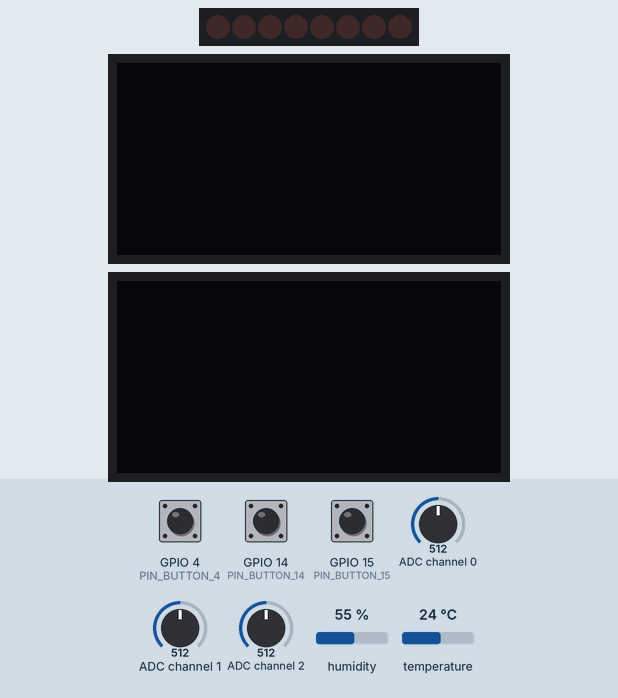
Recording of a program running on a simulated Raspberry Pi (BCM pin numbers). Shown: 8 shift-register outputs drawn as a row of LEDs (first output left, lit = HIGH), 2 × 128×64 one-colour display. The test bench sets the inputs (shaded band); at power-on: GPIO 4 (PIN_BUTTON_4) LOW, GPIO 14 (PIN_BUTTON_14) LOW, GPIO 15 (PIN_BUTTON_15) LOW, ADC channel 0 = 512, ADC channel 1 = 512, ADC channel 2 = 512, humidity 55 %, temperature 24 °C (analog values on the 0–1023 scale). What the program prints to the terminal is not drawn.

Above: at 1.4 s.
1.5 s: GPIO 4 (PIN_BUTTON_4) pulled HIGH for 1.2 s
At 2.5 s:
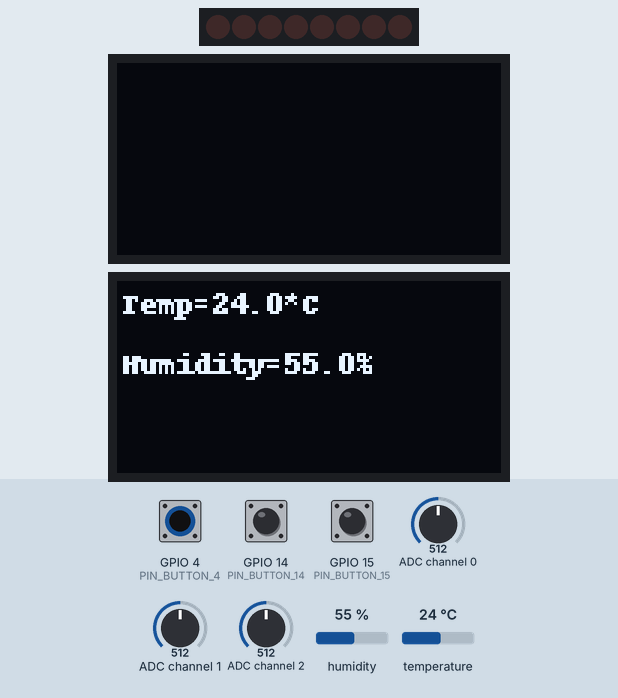
4.2 s: GPIO 14 (PIN_BUTTON_14) pulled HIGH for 1.2 s
At 5.0 s:
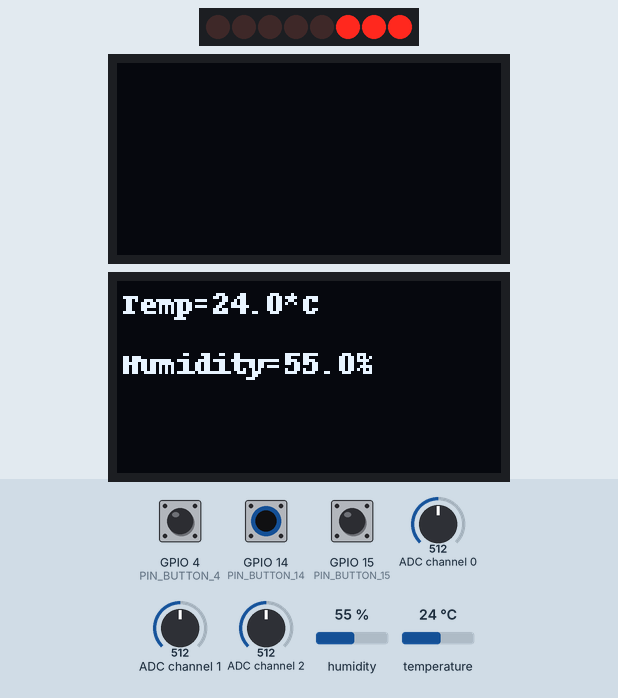
6.9 s: GPIO 15 (PIN_BUTTON_15) pulled HIGH for 1.2 s
At 7.7 s:
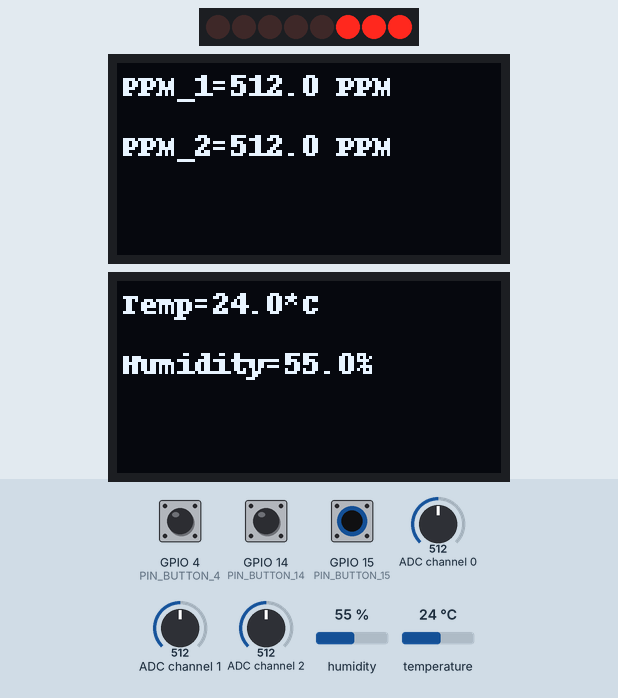
9.6 s: GPIO 14 (PIN_BUTTON_14) pulled HIGH for 1.2 s
At 10.7 s:
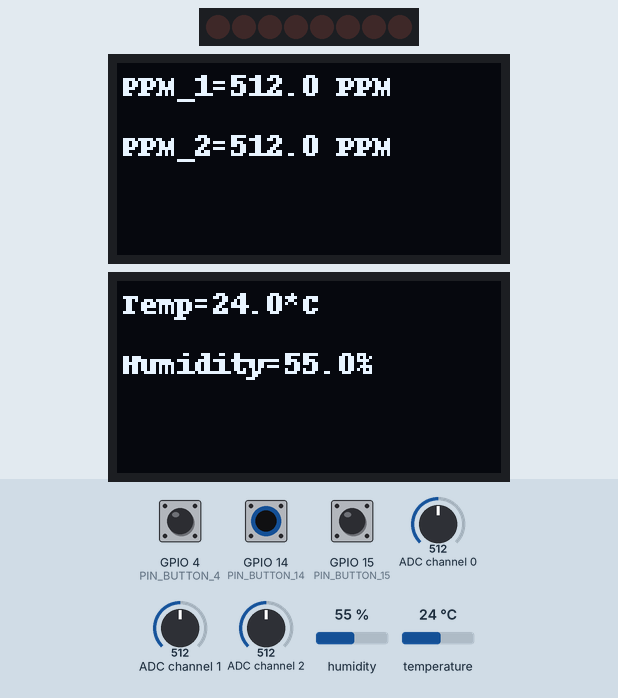
12.3 s: GPIO 4 (PIN_BUTTON_4) pulled HIGH for 1.2 s
At 13.5 s:
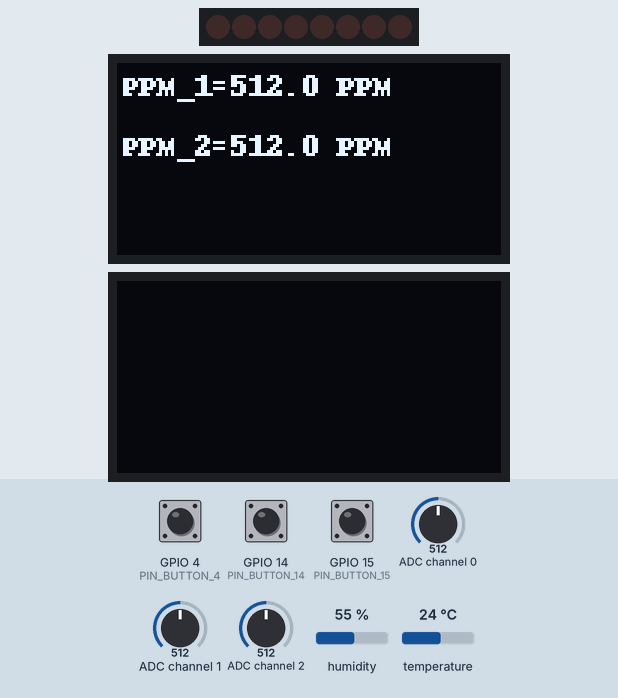
Timing chart, 0 to 15.3 s (numbered marks = the images above; inputs shaded):
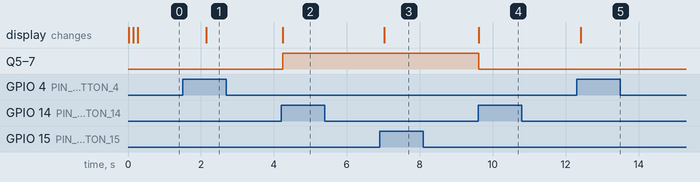

The program:

hat.py
```python
import time
import RPi.GPIO as GPIO
import Adafruit_GPIO.SPI as SPI
import Adafruit_MCP3008
import Adafruit_SSD1306
import Adafruit_DHT

from PIL import Image
from PIL import ImageDraw
from PIL import ImageFont

SDI   = 17
RCLK  = 18
SRCLK = 27
RST = 24
PIN_BUTTON_14 = 14
PIN_BUTTON_15 = 15
PIN_BUTTON_4 = 4
PIN_DHT11=22

# Hardware SPI configuration:
SPI_PORT   = 0
SPI_DEVICE = 0
mcp = Adafruit_MCP3008.MCP3008(spi=SPI.SpiDev(SPI_PORT, SPI_DEVICE))
tempSensor = Adafruit_DHT.DHT11

dispLeft = None
dispRight = None
buttonState14 = False
buttonState15 = False
buttonState4 = False
font = ImageFont.load_default()

def setup():
    GPIO.setwarnings(False)
    GPIO.setmode(GPIO.BCM)
    GPIO.setup(SDI, GPIO.OUT)
    GPIO.setup(RCLK, GPIO.OUT)
    GPIO.setup(SRCLK, GPIO.OUT)
    GPIO.output(SDI, GPIO.LOW)
    GPIO.output(RCLK, GPIO.LOW)
    GPIO.output(SRCLK, GPIO.LOW)
    GPIO.setup(PIN_BUTTON_14, GPIO.IN, pull_up_down=GPIO.PUD_DOWN)
    GPIO.setup(PIN_BUTTON_15, GPIO.IN, pull_up_down=GPIO.PUD_DOWN)
    GPIO.setup(PIN_BUTTON_4, GPIO.IN, pull_up_down=GPIO.PUD_DOWN)
    GPIO.add_event_detect(PIN_BUTTON_15, GPIO.RISING, callback=button_callback)
    GPIO.add_event_detect(PIN_BUTTON_14, GPIO.RISING, callback=button_callback)
    GPIO.add_event_detect(PIN_BUTTON_4, GPIO.RISING, callback=button_callback)
    hc595_in(0)
    global dispLeft
    dispLeft = Adafruit_SSD1306.SSD1306_128_64(rst=RST, i2c_address=0x3D)
    dispLeft.begin()
    dispLeft.clear()
    dispLeft.display()
    global dispRight
    dispRight = Adafruit_SSD1306.SSD1306_128_64(rst=RST, i2c_address=0x3C)
    dispRight.begin()
    dispRight.clear()
    dispRight.display()

def hc595_in(dat):
        #print dat
	for bit in range(0, 20):
            val = 524288 & (dat << bit)
            #print val
            GPIO.output(SDI, val)
            GPIO.output(SRCLK, GPIO.HIGH)
            time.sleep(0.001)
            GPIO.output(SRCLK, GPIO.LOW)
	hc595_out()

def hc595_out():
	GPIO.output(RCLK, GPIO.HIGH)
	time.sleep(0.001)
	GPIO.output(RCLK, GPIO.LOW)

def button_callback(channel):
    print(channel)
    if channel == 15:
        global buttonState15
        buttonState15 = not buttonState15
        if buttonState15:
            measurePPM()
        else:
            dispLeft.clear()
            dispLeft.display()
    elif channel == 14:
        global buttonState14
        buttonState14 = not buttonState14
        if buttonState14:
            activateBar()
        else:
            hc595_in(0)
    elif channel == 4:
        global buttonState4
        buttonState4 = not buttonState4
        if buttonState4:
            measureTemp()
        else:
            dispRight.clear()
            dispRight.display()
    time.sleep(1)

def activateBar():
    values = [0]*2
    for i in range(2):
        values[i] = min(int(round(mcp.read_adc(i) / 100)),10)
        output = int(values [0] * '1' + (10 - values[0]) * '0' + values [1] * '1' + (10 - values[1]) * '0', 2)
        hc595_in(output)

def displayLeft(leftPPM, rightPPM):
    width = dispLeft.width
    height = dispLeft.height
    image = Image.new('1', (width, height))
    draw = ImageDraw.Draw(image)
    draw.text((2, 2),    leftPPM,  font=font, fill=255)
    draw.text((2, 2+20), rightPPM, font=font, fill=255)
    dispLeft.image(image)
    dispLeft.display()

def measureTemp():
    humidity, temperature = Adafruit_DHT.read_retry(tempSensor, PIN_DHT11)
    if humidity is not None and temperature is not None:
        displayRight('Temp={0:0.1f}*C'.format(temperature), 'Humidity={0:0.1f}%'.format(humidity))
    else:
        measureTemp()

def measurePPM():
    values = [0]*2
    for i in range(2):
        values[i] = mcp.read_adc(i)
    if values[0] is not None and values[1] is not None:
            displayLeft('PPM_1={0:0.1f} PPM'.format(values[0]), 'PPM_2={0:0.1f} PPM'.format(values[1]))
    else:
        measurePPM()

def displayRight(temp, humidity):
    width = dispRight.width
    height = dispRight.height
    image = Image.new('1', (width, height))
    draw = ImageDraw.Draw(image)
    draw.text((2, 2),    temp,  font=font, fill=255)
    draw.text((2, 2+20), humidity, font=font, fill=255)
    dispRight.image(image)
    dispRight.display()

def measureSoil():
    print("Soil " +str(mcp.read_adc(2)))

print('Program is running, press Ctrl-C to quit...')

# Main program loop.
def loop():
    while True:
        measureSoil()
        time.sleep(1)

def destroy():
    GPIO.cleanup()

if __name__ == '__main__': # Program starting from here
	setup()
	try:
            loop()
	except KeyboardInterrupt:
            destroy()
```

Measured:
- after the input at 1.5 s, the display: changes after 0.65 s (image 1)
- after the input at 4.2 s, Q5–7: LOW → HIGH at once; the display: changes at once (image 2)
- after the input at 6.9 s, the display: changes after 0.13 s (image 3)
- after the input at 9.6 s, Q5–7: HIGH → LOW at once; the display: changes at once (image 4)
- after the input at 12.3 s, the display: changes after 0.11 s (image 5)
